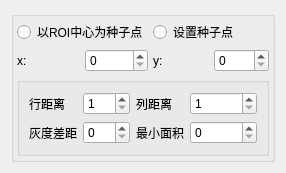
                <widget class="QWidget" name="page_4">
                 <layout class="QGridLayout" name="gridLayout_3">
                  <item row="0" column="0">
                   <widget class="QGroupBox" name="groupBox_10">
                    <property name="title">
                     <string/>
                    </property>
                    <layout class="QGridLayout" name="gridLayout_8">
                     <property name="leftMargin">
                      <number>3</number>
                     </property>
                     <property name="topMargin">
                      <number>3</number>
                     </property>
                     <property name="rightMargin">
                      <number>3</number>
                     </property>
                     <property name="bottomMargin">
                      <number>3</number>
                     </property>
                     <property name="spacing">
                      <number>5</number>
                     </property>
                     <item row="0" column="0" colspan="2">
                      <widget class="QRadioButton" name="rb_roiCenter">
                       <property name="text">
                        <string>以ROI中心为种子点</string>
                       </property>
                      </widget>
                     </item>
                     <item row="0" column="2" colspan="2">
                      <widget class="QRadioButton" name="rb_setCenter">
                       <property name="text">
                        <string>设置种子点</string>
                       </property>
                      </widget>
                     </item>
                     <item row="1" column="0">
                      <widget class="QLabel" name="label_13">
                       <property name="text">
                        <string>x:</string>
                       </property>
                      </widget>
                     </item>
                     <item row="1" column="1">
                      <widget class="QSpinBox" name="sp_centerX">
                       <property name="minimum">
                        <number>0</number>
                       </property>
                       <property name="maximum">
                        <number>9999</number>
                       </property>
                       <property name="singleStep">
                        <number>2</number>
                       </property>
                      </widget>
                     </item>
                     <item row="1" column="2">
                      <widget class="QLabel" name="label_14">
                       <property name="text">
                        <string>y:</string>
                       </property>
                      </widget>
                     </item>
                     <item row="1" column="3">
                      <widget class="QSpinBox" name="sp_centerY">
                       <property name="minimum">
                        <number>0</number>
                       </property>
                       <property name="maximum">
                        <number>9999</number>
                       </property>
                       <property name="singleStep">
                        <number>2</number>
                       </property>
                      </widget>
                     </item>
                     <item row="2" column="0" colspan="4">
                      <widget class="QGroupBox" name="groupBox_5">
                       <property name="title">
                        <string/>
                       </property>
                       <layout class="QGridLayout" name="gridLayout_9">
                        <item row="0" column="1">
                         <widget class="QSpinBox" name="sp_rowWid">
                          <property name="minimum">
                           <number>1</number>
                          </property>
                          <property name="maximum">
                           <number>21</number>
                          </property>
                          <property name="singleStep">
                           <number>2</number>
                          </property>
                         </widget>
                        </item>
                        <item row="0" column="0">
                         <widget class="QLabel" name="label_9">
                          <property name="text">
                           <string>行距离</string>
                          </property>
                         </widget>
                        </item>
                        <item row="1" column="2">
                         <widget class="QLabel" name="label_12">
                          <property name="text">
                           <string>最小面积</string>
                          </property>
                         </widget>
                        </item>
                        <item row="0" column="3">
                         <widget class="QSpinBox" name="sp_colWid">
                          <property name="minimum">
                           <number>1</number>
                          </property>
                          <property name="maximum">
                           <number>21</number>
                          </property>
                          <property name="singleStep">
                           <number>2</number>
                          </property>
                         </widget>
                        </item>
                        <item row="1" column="1">
                         <widget class="QSpinBox" name="sp_tol">
                          <property name="minimum">
                           <number>0</number>
                          </property>
                          <property name="maximum">
                           <number>127</number>
                          </property>
                          <property name="singleStep">
                           <number>1</number>
                          </property>
                         </widget>
                        </item>
                        <item row="0" column="2">
                         <widget class="QLabel" name="label_10">
                          <property name="text">
                           <string>列距离</string>
                          </property>
                         </widget>
                        </item>
                        <item row="1" column="0">
                         <widget class="QLabel" name="label_11">
                          <property name="text">
                           <string>灰度差距</string>
                          </property>
                         </widget>
                        </item>
                        <item row="1" column="3">
                         <widget class="QSpinBox" name="sp_minGrowArea">
                          <property name="minimum">
                           <number>0</number>
                          </property>
                          <property name="maximum">
                           <number>9999999</number>
                          </property>
                          <property name="singleStep">
                           <number>1</number>
                          </property>
                         </widget>
                        </item>
                       </layout>
                      </widget>
                     </item>
                    </layout>
                   </widget>
                  </item>
                 </layout>
                </widget>
